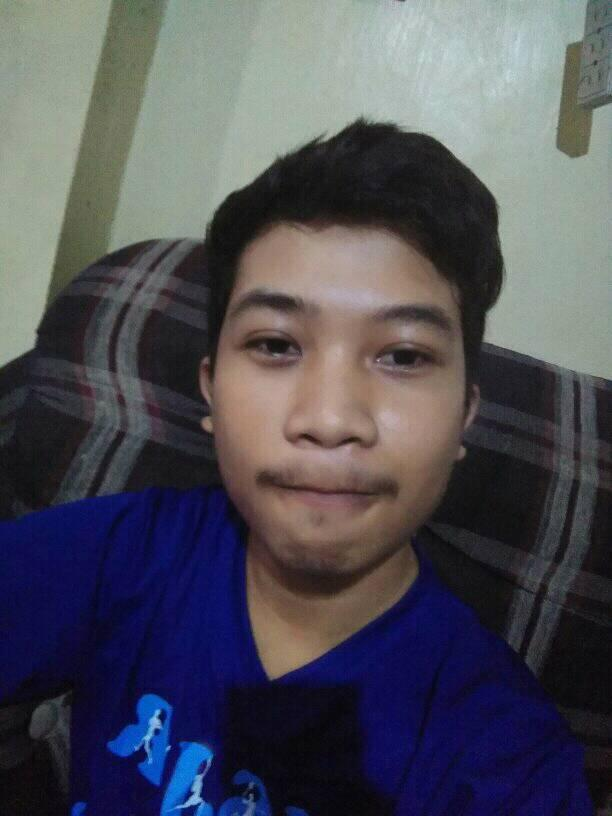
#> input picture profile.jpg, 612 x 816 px
$ python 'activty 4.py'
#> lines starting #> are read from the running program, lines starting #| are printed output that depends on the picture
import cv2
import matplotlib.pyplot as plt


def read_img(img_name):
#> called with img_name = 'profile.jpg'
    img = cv2.imread(img_name)
#> img is the input picture: shape (816, 612, 3); mean B, G, R 88.5, 79.3, 79.7
    return img


def display_img(img, name):
    cv2.imshow(name, img)
    cv2.waitKey(0)
    cv2.destroyAllWindows()

# function that plot the histogram of 2 different images
def plot_histogram(img, name):
#> called with name = 'profile1'
    hist = cv2.calcHist([img], [0], None, [256], [0, 256])
#> hist = 256 values, max 5670 at index 76, min 0 at index 0, mean 1950.8
    plt.plot(hist, label=name, alpha=0.7, linewidth=1)
    plt.show()
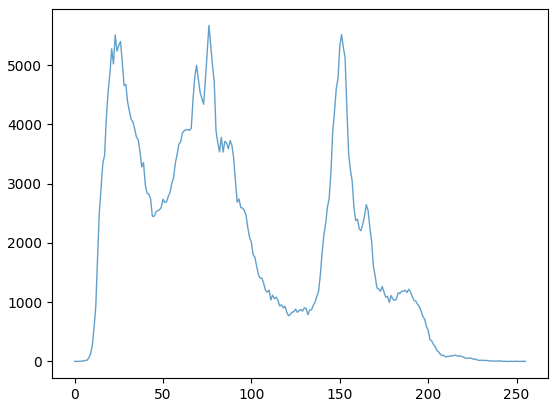
#> figure drawn by matplotlib, 1 panel; curve peaks at x = 76, y = 5670
    return hist


def print_shape_and_size(img):
    print('Shape: ', img.shape)
    print('Size: ', img.size)


def loop(img, name):
    display_img(img, name)
    hist = plot_histogram(img, name)
    print(hist)
#> (printed output is left out)
    convert_to_gray(img)
    display_histogram(img)
    display_edges(img)

# convert image to gray scale
def convert_to_gray(img):
    gray = cv2.cvtColor(img, cv2.COLOR_BGR2GRAY)
    return gray


# Display the histograms with the source image in one figure.
# The histograms of the gray_image and the original image is displayed in the same figure.
def display_histogram(img):
    gray = convert_to_gray(img)
    plt.subplot(2, 2, 1)
    plt.imshow(img)
    plt.title('Original Image')
    plt.subplot(2, 2, 2)
    plt.imshow(gray, cmap='gray')
    plt.title('Gray Image')
    plt.subplot(2, 2, 3)
    plt.hist(gray.ravel(), 256, [0, 256])
    plt.title('Gray Histogram')
    plt.subplot(2, 2, 4)
    plt.hist(img.ravel(), 256, [0, 256])
    plt.title('Original Histogram')
    plt.show()
#> figure, not shown here; B, G, R data is drawn as R, G, B; panel 3: tallest bar 17104 high, from x = 19 to 20; panel 4: tallest bar 36782 high, from x = 12 to 13

# display the edges of the grey images
def display_edges(img):
    edges = cv2.Canny(img, 100, 200)
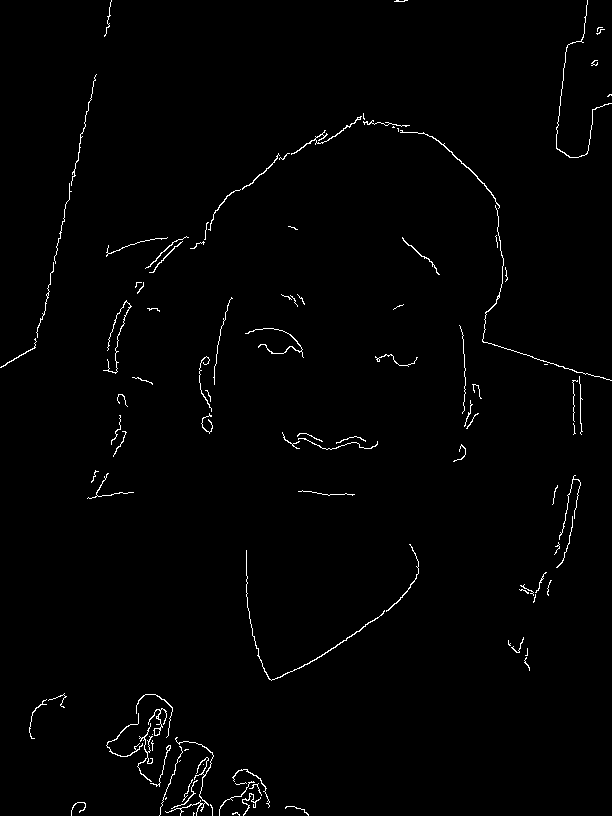
#> edges: shape (816, 612); 1.2% white in thin lines or dots
    plt.subplot(1, 2, 1)
    plt.imshow(img, cmap='gray')
    plt.title('Original Image')
    plt.subplot(1, 2, 2)
    plt.imshow(edges, cmap='gray')
    plt.title('Edges')
    plt.show()
#> figure, not shown here; B, G, R data is drawn as R, G, B

if __name__ == '__main__':
    img1 = read_img("profile.jpg")
    img1 = loop(img1, "profile1")
    img2 = read_img("prof2.jpg")
#> call 2 of read_img, with img_name = 'prof2.jpg'
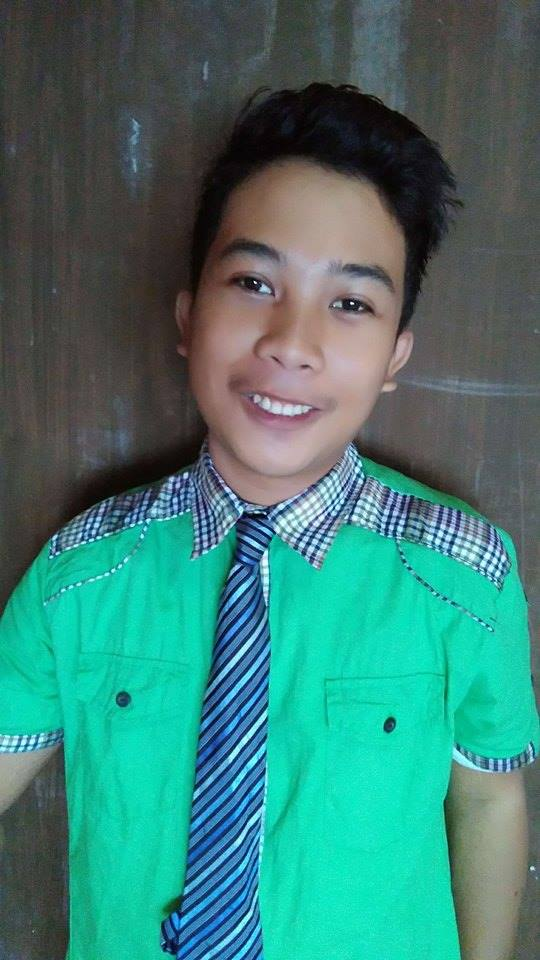
#> input picture prof2.jpg, 540 x 960 px
#> in read_img, img is the input picture: shape (960, 540, 3); mean B, G, R 115.3, 124.8, 60.6
    img2 = loop(img2, "profile2")
#> call 2 of plot_histogram, with name = 'profile2'
#> in plot_histogram (call 2), `hist = cv2.calcHist([img], [0], None, [256], [0, 256])`: hist = 256 values, max 5855 at index 180, min 130 at index 0, mean 2025
#> in plot_histogram (call 2), `plt.show()`:
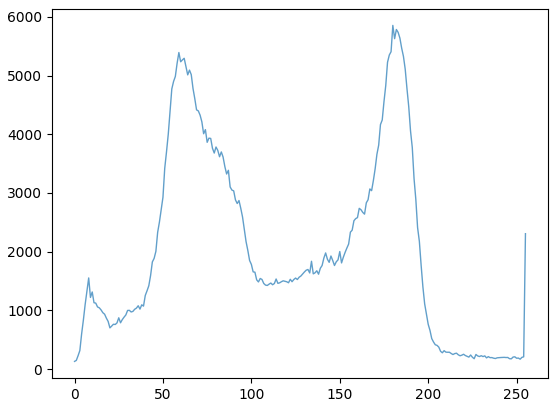
#> figure drawn by matplotlib, 1 panel; curve peaks at x = 180, y = 5855
#> (printed output is left out)
#> in convert_to_gray (call 3), `gray = cv2.cvtColor(img, cv2.COLOR_BGR2GRAY)`:
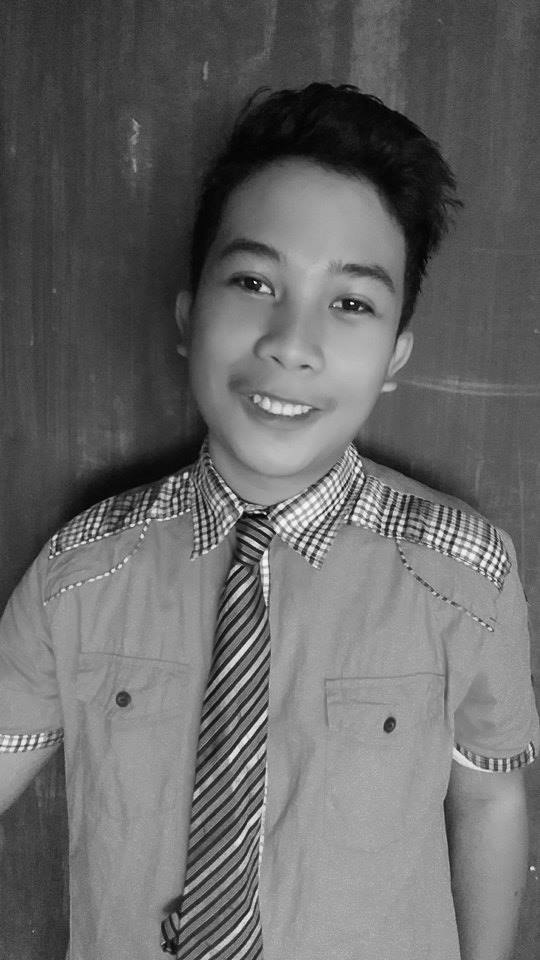
#> gray: shape (960, 540); min 0, max 255, mean 104.5
#> in display_histogram (call 2), `plt.show()`:
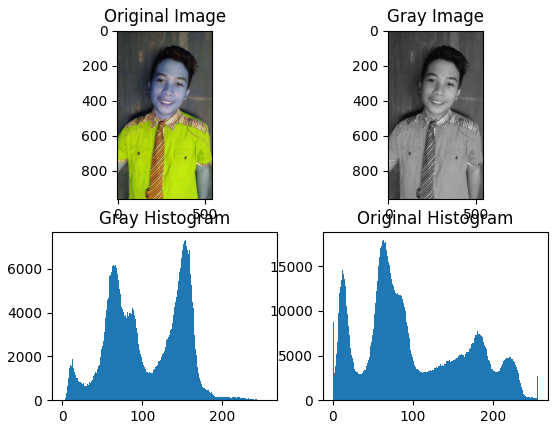
#> figure drawn by matplotlib, 4 panels; B, G, R data is drawn as R, G, B; panel 3: tallest bar 7317 high, from x = 153 to 154; panel 4: tallest bar 17928 high, from x = 63 to 64
#> in display_edges (call 2), `edges = cv2.Canny(img, 100, 200)`:
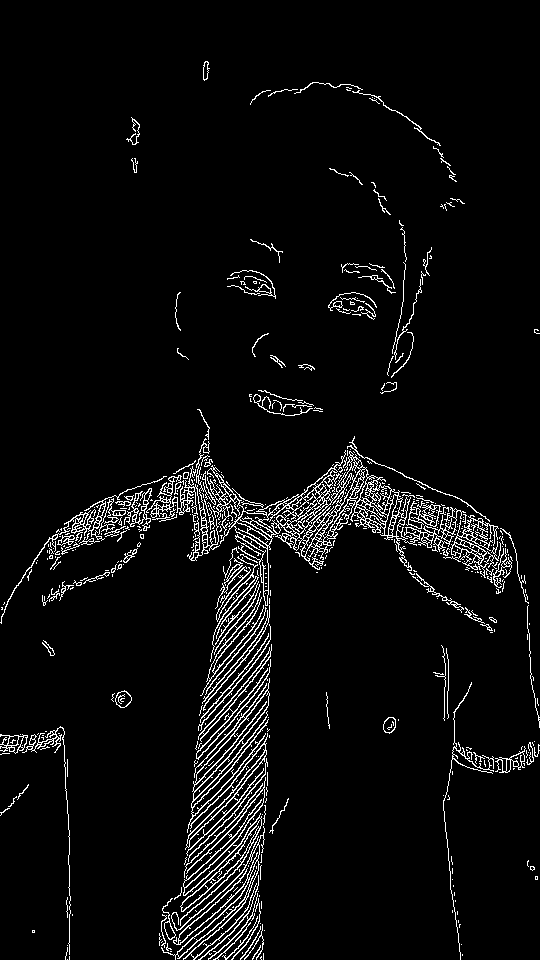
#> edges: shape (960, 540); 4.8% white in thin lines or dots
